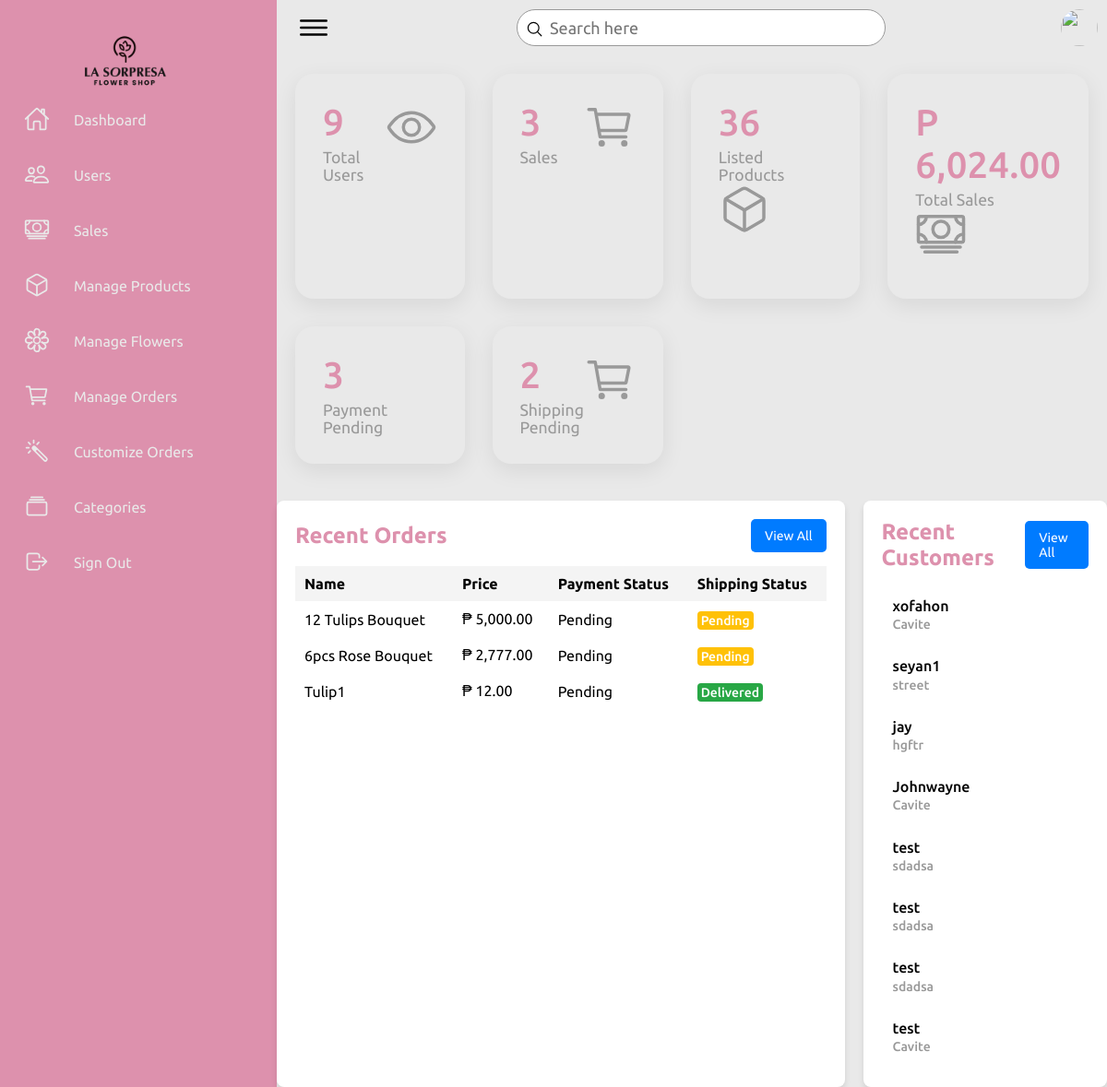
/admin/dashboard.php (signed in), run on an earlier commit of the app's database.
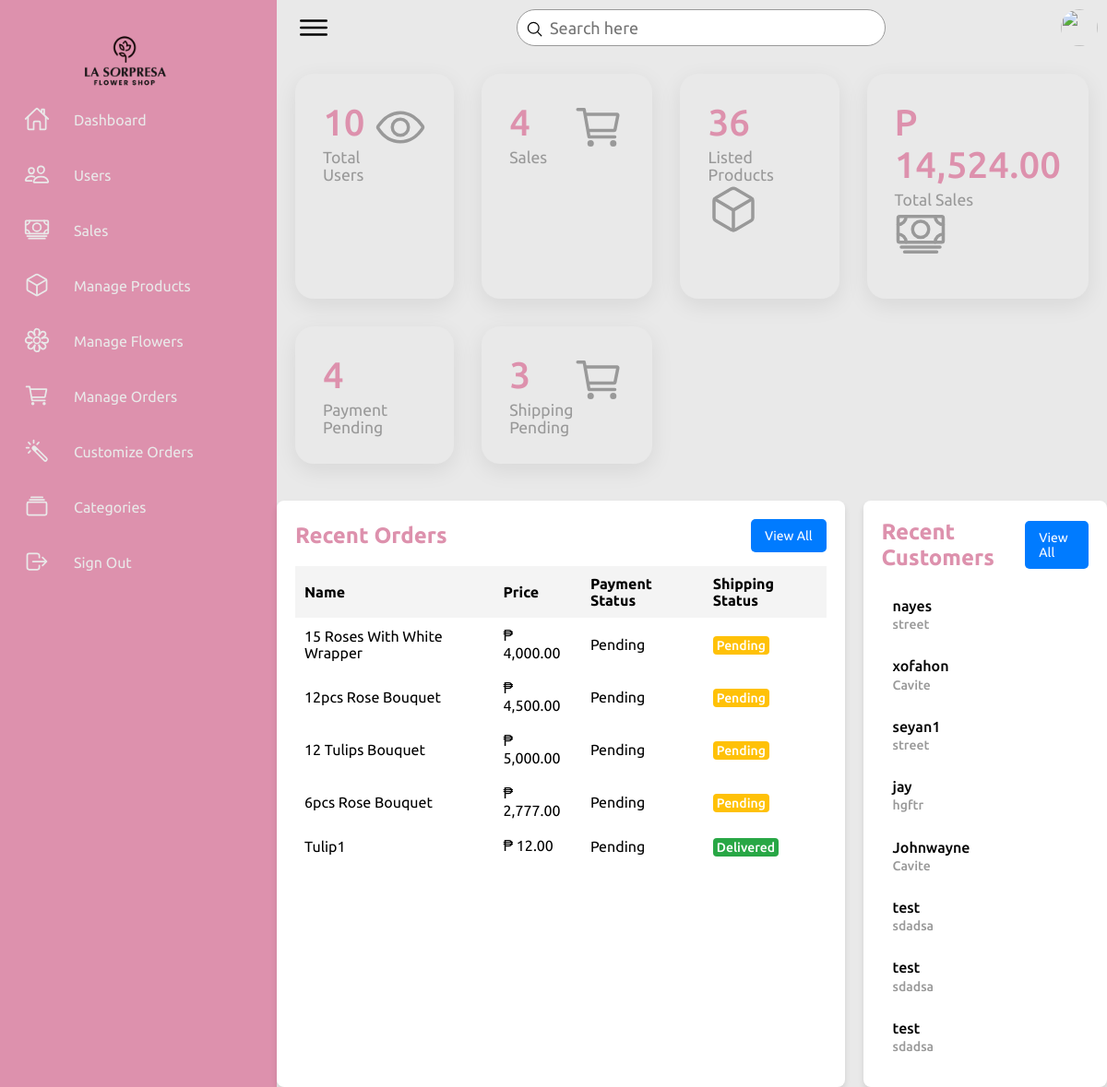
And on a later commit of the database.
### tables this page shows
CREATE TABLE `payment` (
  `payment_id` int(11) NOT NULL,
  `cust_id` int(11) NOT NULL,
  `order_id` int(11) DEFAULT NULL,
  `cust_name` varchar(255) NOT NULL,
  `cust_email` varchar(255) NOT NULL,
  `reference_number` varchar(255) DEFAULT NULL,
  `amount_paid` decimal(10,2) NOT NULL,
  `payment_method` enum('gcash','cop') NOT NULL,
  `payment_status` enum('pending','paid','failed') DEFAULT 'pending',
  `shipping_status` enum('pending','shipped','delivered','readyforpickup') DEFAULT 'pending',
  `created_at` timestamp NOT NULL DEFAULT current_timestamp(),
  `updated_at` timestamp NOT NULL DEFAULT current_timestamp() ON UPDATE current_timestamp()
);

CREATE TABLE `product` (
  `p_id` int(11) NOT NULL,
  `name` varchar(255) NOT NULL,
  `old_price` varchar(10) NOT NULL,
  `current_price` varchar(10) NOT NULL,
  `quantity` int(10) NOT NULL,
  `featured_photo` varchar(255) NOT NULL,
  `description` text NOT NULL,
  `short_description` text NOT NULL,
  `feature` text NOT NULL,
  `other_photo` text NOT NULL,
  `condition` text NOT NULL,
  `is_featured` int(1) NOT NULL,
  `is_active` int(1) NOT NULL,
  `ecat_id` int(11) NOT NULL
);

CREATE TABLE `customer` (
  `cust_id` int(11) NOT NULL,
  `cust_name` varchar(255) NOT NULL,
  `cust_email` varchar(255) NOT NULL,
  `cust_phone` varchar(15) NOT NULL,
  `cust_address` text NOT NULL,
  `cust_city` varchar(255) NOT NULL,
  `cust_zip` varchar(10) NOT NULL,
  `cust_s_name` varchar(255) DEFAULT NULL,
  `cust_s_phone` varchar(15) DEFAULT NULL,
  `cust_s_address` text DEFAULT NULL,
  `cust_s_city` varchar(255) DEFAULT NULL,
  `cust_s_zip` varchar(10) DEFAULT NULL,
  `cust_password` varchar(255) NOT NULL,
  `cust_datetime` datetime DEFAULT current_timestamp(),
  `cust_timestamp` timestamp NOT NULL DEFAULT current_timestamp() ON UPDATE current_timestamp(),
  `cust_status` enum('active','inactive','suspended') DEFAULT 'active'
);

### admin/dashboard.php (the view, shortened to what the changed rows need)
<?php
include("inc/config.php");
try {
    $recentCustomersQuery = $pdo->query("SELECT * FROM customer ORDER BY cust_datetime DESC LIMIT 8");
    $recentCustomers = $recentCustomersQuery->fetchAll(PDO::FETCH_ASSOC);
} catch (Exception $e) {
    echo "Error fetching recent customers: " . $e->getMessage();
}
$totalUsersQuery = $pdo->query("SELECT COUNT(cust_id) AS total_users FROM customer");
$totalUsers = $totalUsersQuery->fetch(PDO::FETCH_ASSOC)['total_users'];
$totalSalesQuery = $pdo->query("SELECT COUNT(order_id) AS total_sales FROM orders");
$totalSales = $totalSalesQuery->fetch(PDO::FETCH_ASSOC)['total_sales'];
$totalSalesAmountQuery = $pdo->query("SELECT SUM(amount_paid) AS total_sales_amount FROM payment");
$totalSalesAmount = $totalSalesAmountQuery->fetch(PDO::FETCH_ASSOC)['total_sales_amount'];
$totalSalesAmount = $totalSalesAmount ? $totalSalesAmount : 0;
$paymentPendingQuery = $pdo->query("SELECT COUNT(order_id) AS payment_pending FROM payment WHERE payment_status = 'pending'");
$paymentPending = $paymentPendingQuery->fetch(PDO::FETCH_ASSOC)['payment_pending'];
$shippingPendingQuery = $pdo->query("SELECT COUNT(order_id) AS shipping_pending FROM payment WHERE shipping_status = 'pending'");
$shippingPending = $shippingPendingQuery->fetch(PDO::FETCH_ASSOC)['shipping_pending'];
try {
    $recentOrdersQuery = $pdo->query("
        SELECT
            c.cust_name,
            p.name AS product_name,
            p.current_price,
            pay.payment_status,
            pay.shipping_status,
            pay.created_at AS payment_date
        FROM payment pay
        JOIN orders o ON pay.order_id = o.order_id
        JOIN customer c ON o.customer_id = c.cust_id
        JOIN order_items oi ON o.order_id = oi.order_id
        JOIN product p ON oi.product_id = p.p_id
        ORDER BY pay.created_at DESC
        LIMIT 8
    ");
    $recentOrders = $recentOrdersQuery->fetchAll(PDO::FETCH_ASSOC);
} catch (Exception $e) {
    echo "Error fetching recent orders: " . $e->getMessage();
}
?>
<!DOCTYPE html>
<html lang="en">
<head>
    <link rel="stylesheet" href="../css/style.css">
</head>
<body>
    <div class="container">
        <div class="main">
            <div class="cardBox">
                <div class="card">
                    <div>
                        <div class="numbers"><?= number_format($totalUsers) ?></div>
                        <div class="cardName">Total Users</div>
                    </div>
                </div>
                <div class="card">
                    <div>
                        <div class="numbers"><?= number_format($totalSales) ?></div>
                        <div class="cardName">Sales</div>
                    </div>
                </div>
                <div class="card">
                    <a href="sales-report.php" style="text-decoration: none; color: inherit;">
                        <div>
                            <div class="numbers">P <?= number_format($totalSalesAmount, 2) ?></div>
                            <div class="cardName">Total Sales</div>
                        </div>
                    </a>
                </div>
                <div class="card">
                <div>
                    <div class="numbers"><?= number_format($paymentPending) ?></div>
                    <div class="cardName">Payment Pending</div>
                </div>
            </div>
            <div class="card">
                <div>
                    <div class="numbers"><?= number_format($shippingPending) ?></div>
                    <div class="cardName">Shipping Pending</div>
                </div>
            </div>
        </div>
        <div class="row">
            <div class="recentOrders">
                <div class="cardHeader d-flex justify-content-between align-items-center">
                    <h2>Recent Orders</h2>
                </div>
                <table class="table table-striped table-bordered">
                    <thead class="thead-dark">
                        <tr>
                            <th>Name</th>
                            <th>Price</th>
                            <th>Payment Status</th>
                            <th>Shipping Status</th>
                        </tr>
                    </thead>
                    <tbody>
                        <?php foreach ($recentOrders as $order) { ?>
                            <tr>
                                <td><?= htmlspecialchars($order['product_name']) ?></td>
                                <td>₱ <?= number_format($order['current_price'], 2) ?></td>
                                <td><?= ucfirst(htmlspecialchars($order['payment_status'])) ?></td>
                                <td>
                                    <span class="status
                                        <?php
                                            switch ($order['shipping_status']) {
                                                case 'delivered':
                                                    echo 'delivered';
                                                    break;
                                                case 'pending':
                                                    echo 'pending';
                                                    break;
                                            }
                                        ?>">
                                        <?= ucfirst(htmlspecialchars($order['shipping_status'])) ?>
                                    </span>
                                </td>
                            </tr>
                        <?php } ?>
                    </tbody>
                </table>
            </div>
            <div class="recentCustomers">
                <div class="cardHeader">
                    <h2>Recent Customers</h2>
                </div>
                <table>
                    <?php foreach ($recentCustomers as $customer) { ?>
                        <tr>
                            <td>
                                <h4><?= htmlspecialchars($customer['cust_name']) ?><br>
                                    <span><?= htmlspecialchars($customer['cust_city']) ?></span>
                                </h4>
                            </td>
                        </tr>
                    <?php } ?>
                </table>
            </div>
        </div>
    </div>
</body>
</html>

What changed in the data, as far as the page shows it:
no longer on this page (row unchanged): customer: cust_name "test", cust_city "Cavite"
added payment: product.name "15 Roses With White Wrapper", product.current_price "4,000.00", payment_status "Pending", shipping_status "Pending", product.name "12pcs Rose Bouquet", product.current_price "4,500.00"
added customer: cust_name "nayes", cust_city "street"
Also different on the page:
$totalUsers: "9" → "10"
$totalSales: "3" → "4"
$totalSalesAmount: "6,024.00" → "14,524.00"
$paymentPending: "3" → "4"
$shippingPending: "2" → "3"
